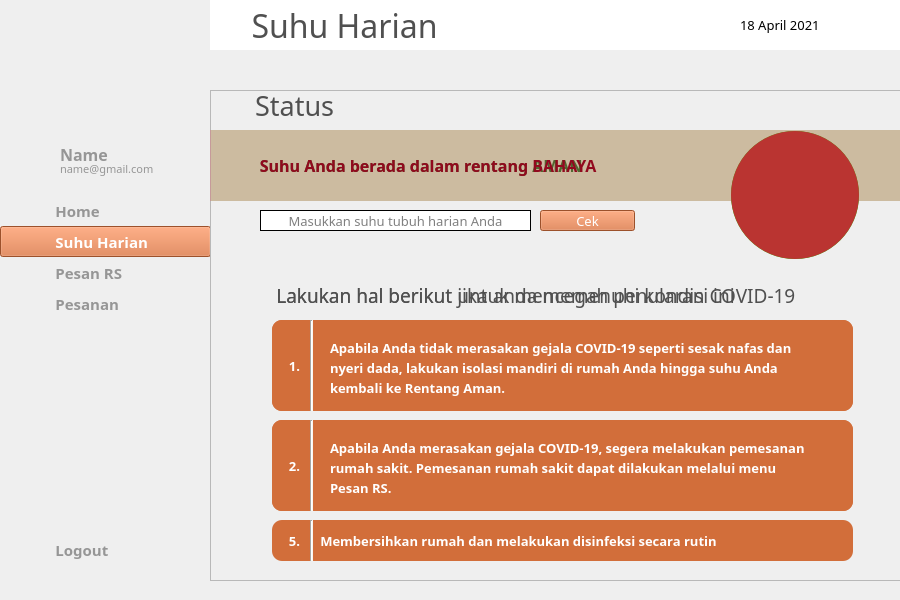
<?xml version="1.0" encoding="UTF-8"?>
<ui version="4.0">
 <class>MainWindow</class>
 <widget class="QMainWindow" name="MainWindow">
  <property name="geometry">
   <rect>
    <x>0</x>
    <y>0</y>
    <width>900</width>
    <height>600</height>
   </rect>
  </property>
  <property name="windowTitle">
   <string>MainWindow</string>
  </property>
  <widget class="QWidget" name="centralwidget">
   <widget class="QLabel" name="background">
    <property name="geometry">
     <rect>
      <x>0</x>
      <y>0</y>
      <width>900</width>
      <height>600</height>
     </rect>
    </property>
    <property name="text">
     <string/>
    </property>
    <property name="textFormat">
     <enum>Qt::PlainText</enum>
    </property>
    <property name="pixmap">
     <pixmap>../img/background.png</pixmap>
    </property>
    <property name="alignment">
     <set>Qt::AlignRight|Qt::AlignTrailing|Qt::AlignVCenter</set>
    </property>
   </widget>
   <widget class="QLabel" name="topbar">
    <property name="geometry">
     <rect>
      <x>210</x>
      <y>0</y>
      <width>691</width>
      <height>50</height>
     </rect>
    </property>
    <property name="font">
     <font>
      <family>Montserrat Medium</family>
      <pointsize>24</pointsize>
      <weight>50</weight>
      <bold>false</bold>
     </font>
    </property>
    <property name="styleSheet">
     <string notr="true">background-color: rgb(255, 255, 255);
color: rgb(80, 80, 80);</string>
    </property>
    <property name="text">
     <string>     Suhu Harian</string>
    </property>
   </widget>
   <widget class="QLabel" name="icon_notif">
    <property name="geometry">
     <rect>
      <x>850</x>
      <y>15</y>
      <width>20</width>
      <height>20</height>
     </rect>
    </property>
    <property name="text">
     <string/>
    </property>
    <property name="pixmap">
     <pixmap>../img/notif.png</pixmap>
    </property>
    <property name="scaledContents">
     <bool>true</bool>
    </property>
   </widget>
   <widget class="QLabel" name="icon_calendar">
    <property name="geometry">
     <rect>
      <x>710</x>
      <y>15</y>
      <width>20</width>
      <height>20</height>
     </rect>
    </property>
    <property name="text">
     <string/>
    </property>
    <property name="pixmap">
     <pixmap>../img/cal.png</pixmap>
    </property>
    <property name="scaledContents">
     <bool>true</bool>
    </property>
   </widget>
   <widget class="QLabel" name="label_date">
    <property name="geometry">
     <rect>
      <x>740</x>
      <y>15</y>
      <width>101</width>
      <height>20</height>
     </rect>
    </property>
    <property name="font">
     <font>
      <family>Montserrat Medium</family>
      <pointsize>10</pointsize>
      <weight>50</weight>
      <bold>false</bold>
     </font>
    </property>
    <property name="text">
     <string>18 April 2021</string>
    </property>
   </widget>
   <widget class="QPushButton" name="button_home">
    <property name="geometry">
     <rect>
      <x>0</x>
      <y>195</y>
      <width>211</width>
      <height>31</height>
     </rect>
    </property>
    <property name="font">
     <font>
      <family>Montserrat SemiBold</family>
      <pointsize>11</pointsize>
      <weight>75</weight>
      <bold>true</bold>
     </font>
    </property>
    <property name="cursor">
     <cursorShape>PointingHandCursor</cursorShape>
    </property>
    <property name="layoutDirection">
     <enum>Qt::LeftToRight</enum>
    </property>
    <property name="autoFillBackground">
     <bool>false</bool>
    </property>
    <property name="styleSheet">
     <string notr="true">Text-align:left;
background-color: rgb(251, 242, 215);
color: rgb(150, 150, 150);</string>
    </property>
    <property name="text">
     <string>              Home</string>
    </property>
    <property name="flat">
     <bool>true</bool>
    </property>
   </widget>
   <widget class="QLabel" name="icon_home">
    <property name="geometry">
     <rect>
      <x>20</x>
      <y>200</y>
      <width>20</width>
      <height>20</height>
     </rect>
    </property>
    <property name="text">
     <string/>
    </property>
    <property name="pixmap">
     <pixmap>../img/home-gray.png</pixmap>
    </property>
    <property name="scaledContents">
     <bool>true</bool>
    </property>
   </widget>
   <widget class="QPushButton" name="button_suhu">
    <property name="geometry">
     <rect>
      <x>0</x>
      <y>226</y>
      <width>211</width>
      <height>31</height>
     </rect>
    </property>
    <property name="font">
     <font>
      <family>Montserrat SemiBold</family>
      <pointsize>11</pointsize>
      <weight>75</weight>
      <bold>true</bold>
     </font>
    </property>
    <property name="cursor">
     <cursorShape>PointingHandCursor</cursorShape>
    </property>
    <property name="layoutDirection">
     <enum>Qt::LeftToRight</enum>
    </property>
    <property name="autoFillBackground">
     <bool>false</bool>
    </property>
    <property name="styleSheet">
     <string notr="true">background-color: rgb(218, 114, 60);
color: rgb(255, 255, 255);
Text-align:left;</string>
    </property>
    <property name="text">
     <string>              Suhu Harian</string>
    </property>
    <property name="flat">
     <bool>false</bool>
    </property>
   </widget>
   <widget class="QLabel" name="icon_suhu">
    <property name="geometry">
     <rect>
      <x>20</x>
      <y>233</y>
      <width>20</width>
      <height>20</height>
     </rect>
    </property>
    <property name="text">
     <string/>
    </property>
    <property name="pixmap">
     <pixmap>../img/termo-white.png</pixmap>
    </property>
    <property name="scaledContents">
     <bool>true</bool>
    </property>
   </widget>
   <widget class="QLabel" name="icon_pesan">
    <property name="geometry">
     <rect>
      <x>20</x>
      <y>263</y>
      <width>20</width>
      <height>20</height>
     </rect>
    </property>
    <property name="text">
     <string/>
    </property>
    <property name="pixmap">
     <pixmap>../img/order-gray.png</pixmap>
    </property>
    <property name="scaledContents">
     <bool>true</bool>
    </property>
   </widget>
   <widget class="QPushButton" name="button_pesan">
    <property name="geometry">
     <rect>
      <x>0</x>
      <y>257</y>
      <width>211</width>
      <height>31</height>
     </rect>
    </property>
    <property name="font">
     <font>
      <family>Montserrat SemiBold</family>
      <pointsize>11</pointsize>
      <weight>75</weight>
      <bold>true</bold>
     </font>
    </property>
    <property name="cursor">
     <cursorShape>PointingHandCursor</cursorShape>
    </property>
    <property name="layoutDirection">
     <enum>Qt::LeftToRight</enum>
    </property>
    <property name="autoFillBackground">
     <bool>false</bool>
    </property>
    <property name="styleSheet">
     <string notr="true">Text-align:left;
background-color: rgb(251, 242, 215);
color: rgb(150, 150, 150);</string>
    </property>
    <property name="text">
     <string>              Pesan RS</string>
    </property>
    <property name="flat">
     <bool>true</bool>
    </property>
   </widget>
   <widget class="QLabel" name="icon_pesanan">
    <property name="geometry">
     <rect>
      <x>20</x>
      <y>294</y>
      <width>20</width>
      <height>20</height>
     </rect>
    </property>
    <property name="text">
     <string/>
    </property>
    <property name="pixmap">
     <pixmap>../img/pesanan-gray.png</pixmap>
    </property>
    <property name="scaledContents">
     <bool>true</bool>
    </property>
   </widget>
   <widget class="QPushButton" name="button_pesanan">
    <property name="geometry">
     <rect>
      <x>0</x>
      <y>288</y>
      <width>211</width>
      <height>31</height>
     </rect>
    </property>
    <property name="font">
     <font>
      <family>Montserrat SemiBold</family>
      <pointsize>11</pointsize>
      <weight>75</weight>
      <bold>true</bold>
     </font>
    </property>
    <property name="cursor">
     <cursorShape>PointingHandCursor</cursorShape>
    </property>
    <property name="layoutDirection">
     <enum>Qt::LeftToRight</enum>
    </property>
    <property name="autoFillBackground">
     <bool>false</bool>
    </property>
    <property name="styleSheet">
     <string notr="true">Text-align:left;
background-color: rgb(251, 242, 215);
color: rgb(150, 150, 150);</string>
    </property>
    <property name="text">
     <string>              Pesanan</string>
    </property>
    <property name="flat">
     <bool>true</bool>
    </property>
   </widget>
   <widget class="QPushButton" name="button_logout">
    <property name="geometry">
     <rect>
      <x>0</x>
      <y>534</y>
      <width>211</width>
      <height>31</height>
     </rect>
    </property>
    <property name="font">
     <font>
      <family>Montserrat SemiBold</family>
      <pointsize>11</pointsize>
      <weight>75</weight>
      <bold>true</bold>
     </font>
    </property>
    <property name="cursor">
     <cursorShape>PointingHandCursor</cursorShape>
    </property>
    <property name="layoutDirection">
     <enum>Qt::LeftToRight</enum>
    </property>
    <property name="autoFillBackground">
     <bool>false</bool>
    </property>
    <property name="styleSheet">
     <string notr="true">Text-align:left;
background-color: rgb(251, 242, 215);
color: rgb(150, 150, 150);</string>
    </property>
    <property name="text">
     <string>              Logout</string>
    </property>
    <property name="flat">
     <bool>true</bool>
    </property>
   </widget>
   <widget class="QLabel" name="icon_logout">
    <property name="geometry">
     <rect>
      <x>20</x>
      <y>540</y>
      <width>20</width>
      <height>20</height>
     </rect>
    </property>
    <property name="text">
     <string/>
    </property>
    <property name="pixmap">
     <pixmap>../img/power-gray.png</pixmap>
    </property>
    <property name="scaledContents">
     <bool>true</bool>
    </property>
   </widget>
   <widget class="QLabel" name="icon_avatar">
    <property name="geometry">
     <rect>
      <x>0</x>
      <y>140</y>
      <width>61</width>
      <height>41</height>
     </rect>
    </property>
    <property name="text">
     <string/>
    </property>
    <property name="pixmap">
     <pixmap>../img/avatar.png</pixmap>
    </property>
    <property name="scaledContents">
     <bool>true</bool>
    </property>
   </widget>
   <widget class="QLabel" name="label">
    <property name="geometry">
     <rect>
      <x>60</x>
      <y>146</y>
      <width>81</width>
      <height>16</height>
     </rect>
    </property>
    <property name="font">
     <font>
      <family>Montserrat SemiBold</family>
      <pointsize>12</pointsize>
      <weight>75</weight>
      <bold>true</bold>
     </font>
    </property>
    <property name="styleSheet">
     <string notr="true">color: rgb(150, 150, 150);</string>
    </property>
    <property name="text">
     <string>Name</string>
    </property>
   </widget>
   <widget class="QLabel" name="label_email">
    <property name="geometry">
     <rect>
      <x>60</x>
      <y>161</y>
      <width>131</width>
      <height>16</height>
     </rect>
    </property>
    <property name="font">
     <font>
      <family>Montserrat Medium</family>
      <pointsize>8</pointsize>
      <weight>50</weight>
      <bold>false</bold>
     </font>
    </property>
    <property name="styleSheet">
     <string notr="true">color: rgb(150, 150, 150);</string>
    </property>
    <property name="text">
     <string>name@gmail.com</string>
    </property>
   </widget>
   <widget class="QLabel" name="header_status">
    <property name="geometry">
     <rect>
      <x>213</x>
      <y>80</y>
      <width>689</width>
      <height>50</height>
     </rect>
    </property>
    <property name="font">
     <font>
      <family>Montserrat Medium</family>
      <pointsize>20</pointsize>
      <weight>50</weight>
      <bold>false</bold>
     </font>
    </property>
    <property name="styleSheet">
     <string notr="true">color: rgb(80, 80, 80);</string>
    </property>
    <property name="text">
     <string>      Status</string>
    </property>
   </widget>
   <widget class="QPushButton" name="button_cek_suhu">
    <property name="enabled">
     <bool>true</bool>
    </property>
    <property name="geometry">
     <rect>
      <x>540</x>
      <y>210</y>
      <width>95</width>
      <height>21</height>
     </rect>
    </property>
    <property name="font">
     <font>
      <family>Montserrat</family>
      <pointsize>10</pointsize>
     </font>
    </property>
    <property name="cursor">
     <cursorShape>PointingHandCursor</cursorShape>
    </property>
    <property name="styleSheet">
     <string notr="true">color: rgb(255, 255, 255);
background-color: rgb(218, 114, 60);</string>
    </property>
    <property name="text">
     <string>Cek</string>
    </property>
   </widget>
   <widget class="QLineEdit" name="input_suhu">
    <property name="enabled">
     <bool>true</bool>
    </property>
    <property name="geometry">
     <rect>
      <x>260</x>
      <y>210</y>
      <width>271</width>
      <height>21</height>
     </rect>
    </property>
    <property name="font">
     <font>
      <family>Montserrat</family>
      <pointsize>10</pointsize>
      <weight>50</weight>
      <bold>false</bold>
     </font>
    </property>
    <property name="styleSheet">
     <string notr="true">border-style: solid;
border-color: rgb(0, 0, 0);
border-width:1px;
border-style: solid;</string>
    </property>
    <property name="text">
     <string/>
    </property>
    <property name="alignment">
     <set>Qt::AlignCenter</set>
    </property>
    <property name="placeholderText">
     <string>Masukkan suhu tubuh harian Anda</string>
    </property>
   </widget>
   <widget class="QFrame" name="todo_aman">
    <property name="geometry">
     <rect>
      <x>210</x>
      <y>90</y>
      <width>691</width>
      <height>491</height>
     </rect>
    </property>
    <property name="frameShape">
     <enum>QFrame::StyledPanel</enum>
    </property>
    <property name="frameShadow">
     <enum>QFrame::Raised</enum>
    </property>
    <widget class="QLabel" name="todo_header_a">
     <property name="geometry">
      <rect>
       <x>12</x>
       <y>180</y>
       <width>691</width>
       <height>50</height>
      </rect>
     </property>
     <property name="font">
      <font>
       <family>Montserrat Medium</family>
       <pointsize>14</pointsize>
       <weight>50</weight>
       <bold>false</bold>
      </font>
     </property>
     <property name="styleSheet">
      <string notr="true">color: rgb(80, 80, 80);</string>
     </property>
     <property name="text">
      <string>           Lakukan hal berikut untuk mencegah penularan COVID-19</string>
     </property>
    </widget>
    <widget class="Line" name="line_5_a">
     <property name="geometry">
      <rect>
       <x>100</x>
       <y>430</y>
       <width>3</width>
       <height>41</height>
      </rect>
     </property>
     <property name="styleSheet">
      <string notr="true">color: rgb(249, 247, 241);
background-color: rgb(249, 247, 241);</string>
     </property>
     <property name="orientation">
      <enum>Qt::Vertical</enum>
     </property>
    </widget>
    <widget class="QLabel" name="todo_5_a">
     <property name="geometry">
      <rect>
       <x>62</x>
       <y>430</y>
       <width>581</width>
       <height>41</height>
      </rect>
     </property>
     <property name="font">
      <font>
       <family>Montserrat SemiBold</family>
       <pointsize>10</pointsize>
       <weight>75</weight>
       <bold>true</bold>
      </font>
     </property>
     <property name="styleSheet">
      <string notr="true">border-radius: 10px;
background-color: rgb(210, 110, 58);
color: rgb(255, 255, 255);</string>
     </property>
     <property name="text">
      <string>     5.      Membersihkan rumah dan melakukan disinfeksi secara rutin</string>
     </property>
    </widget>
    <widget class="Line" name="line_2_a">
     <property name="geometry">
      <rect>
       <x>100</x>
       <y>280</y>
       <width>3</width>
       <height>41</height>
      </rect>
     </property>
     <property name="styleSheet">
      <string notr="true">color: rgb(249, 247, 241);
background-color: rgb(249, 247, 241);</string>
     </property>
     <property name="orientation">
      <enum>Qt::Vertical</enum>
     </property>
    </widget>
    <widget class="Line" name="line_1_a">
     <property name="geometry">
      <rect>
       <x>100</x>
       <y>230</y>
       <width>3</width>
       <height>41</height>
      </rect>
     </property>
     <property name="styleSheet">
      <string notr="true">color: rgb(249, 247, 241);
background-color: rgb(249, 247, 241);</string>
     </property>
     <property name="orientation">
      <enum>Qt::Vertical</enum>
     </property>
    </widget>
    <widget class="QLabel" name="todo_4_a">
     <property name="geometry">
      <rect>
       <x>62</x>
       <y>380</y>
       <width>581</width>
       <height>41</height>
      </rect>
     </property>
     <property name="font">
      <font>
       <family>Montserrat SemiBold</family>
       <pointsize>10</pointsize>
       <weight>75</weight>
       <bold>true</bold>
      </font>
     </property>
     <property name="styleSheet">
      <string notr="true">border-radius: 10px;
background-color: rgb(210, 110, 58);
color: rgb(255, 255, 255);</string>
     </property>
     <property name="text">
      <string>     4.      Menerapkan physical distancing dan isolasi mandiri</string>
     </property>
    </widget>
    <widget class="QLabel" name="todo_3_a">
     <property name="geometry">
      <rect>
       <x>62</x>
       <y>330</y>
       <width>581</width>
       <height>41</height>
      </rect>
     </property>
     <property name="font">
      <font>
       <family>Montserrat SemiBold</family>
       <pointsize>10</pointsize>
       <weight>75</weight>
       <bold>true</bold>
      </font>
     </property>
     <property name="styleSheet">
      <string notr="true">border-radius: 10px;
background-color: rgb(210, 110, 58);
color: rgb(255, 255, 255);</string>
     </property>
     <property name="text">
      <string>     3.      Menjaga daya tahan tubuh dengan olahraga dan istirahat yang cukup</string>
     </property>
    </widget>
    <widget class="QLabel" name="todo_1_a">
     <property name="geometry">
      <rect>
       <x>62</x>
       <y>230</y>
       <width>581</width>
       <height>41</height>
      </rect>
     </property>
     <property name="font">
      <font>
       <family>Montserrat SemiBold</family>
       <pointsize>10</pointsize>
       <weight>75</weight>
       <bold>true</bold>
      </font>
     </property>
     <property name="styleSheet">
      <string notr="true">border-radius: 10px;
background-color: rgb(210, 110, 58);
color: rgb(255, 255, 255);</string>
     </property>
     <property name="text">
      <string>     1.      Mencuci tangan dengan benar dan secara berkala</string>
     </property>
    </widget>
    <widget class="Line" name="line_4_a">
     <property name="geometry">
      <rect>
       <x>100</x>
       <y>380</y>
       <width>3</width>
       <height>41</height>
      </rect>
     </property>
     <property name="styleSheet">
      <string notr="true">color: rgb(249, 247, 241);
background-color: rgb(249, 247, 241);</string>
     </property>
     <property name="orientation">
      <enum>Qt::Vertical</enum>
     </property>
    </widget>
    <widget class="QLabel" name="todo_2_a">
     <property name="geometry">
      <rect>
       <x>62</x>
       <y>280</y>
       <width>581</width>
       <height>41</height>
      </rect>
     </property>
     <property name="font">
      <font>
       <family>Montserrat SemiBold</family>
       <pointsize>10</pointsize>
       <weight>75</weight>
       <bold>true</bold>
      </font>
     </property>
     <property name="styleSheet">
      <string notr="true">border-radius: 10px;
background-color: rgb(210, 110, 58);
color: rgb(255, 255, 255);</string>
     </property>
     <property name="text">
      <string>     2.      Menggunakan masker saat bepergian</string>
     </property>
    </widget>
    <widget class="QLabel" name="icon_aman3">
     <property name="geometry">
      <rect>
       <x>554</x>
       <y>78</y>
       <width>55</width>
       <height>55</height>
      </rect>
     </property>
     <property name="text">
      <string/>
     </property>
     <property name="pixmap">
      <pixmap>../img/check-white.png</pixmap>
     </property>
     <property name="scaledContents">
      <bool>true</bool>
     </property>
    </widget>
    <widget class="QLabel" name="icon_aman2">
     <property name="geometry">
      <rect>
       <x>521</x>
       <y>41</y>
       <width>128</width>
       <height>128</height>
      </rect>
     </property>
     <property name="styleSheet">
      <string notr="true">border-radius:64px;
background-color: rgb(16, 223, 3);</string>
     </property>
     <property name="text">
      <string/>
     </property>
    </widget>
    <widget class="QLabel" name="icon_aman1">
     <property name="geometry">
      <rect>
       <x>520</x>
       <y>40</y>
       <width>130</width>
       <height>130</height>
      </rect>
     </property>
     <property name="text">
      <string/>
     </property>
     <property name="pixmap">
      <pixmap>../img/recur-gray.png</pixmap>
     </property>
     <property name="scaledContents">
      <bool>true</bool>
     </property>
    </widget>
    <widget class="QLabel" name="label_aman">
     <property name="geometry">
      <rect>
       <x>0</x>
       <y>40</y>
       <width>691</width>
       <height>71</height>
      </rect>
     </property>
     <property name="font">
      <font>
       <family>Montserrat SemiBold</family>
       <pointsize>12</pointsize>
       <weight>75</weight>
       <bold>true</bold>
      </font>
     </property>
     <property name="styleSheet">
      <string notr="true">background-color: rgb(0, 170, 0,20%);
color: rgb(37, 120, 51);</string>
     </property>
     <property name="text">
      <string>            Suhu Anda berada dalam rentang AMAN</string>
     </property>
    </widget>
    <zorder>todo_5_a</zorder>
    <zorder>todo_3_a</zorder>
    <zorder>todo_2_a</zorder>
    <zorder>todo_1_a</zorder>
    <zorder>todo_header_a</zorder>
    <zorder>line_5_a</zorder>
    <zorder>line_2_a</zorder>
    <zorder>line_1_a</zorder>
    <zorder>todo_4_a</zorder>
    <zorder>icon_aman2</zorder>
    <zorder>label_aman</zorder>
    <zorder>icon_aman3</zorder>
    <zorder>icon_aman1</zorder>
    <zorder>line_4_a</zorder>
   </widget>
   <widget class="QFrame" name="todo_bahaya">
    <property name="geometry">
     <rect>
      <x>210</x>
      <y>90</y>
      <width>691</width>
      <height>491</height>
     </rect>
    </property>
    <property name="frameShape">
     <enum>QFrame::StyledPanel</enum>
    </property>
    <property name="frameShadow">
     <enum>QFrame::Raised</enum>
    </property>
    <widget class="QLabel" name="todo_header_b">
     <property name="geometry">
      <rect>
       <x>12</x>
       <y>180</y>
       <width>691</width>
       <height>50</height>
      </rect>
     </property>
     <property name="font">
      <font>
       <family>Montserrat Medium</family>
       <pointsize>14</pointsize>
       <weight>50</weight>
       <bold>false</bold>
      </font>
     </property>
     <property name="styleSheet">
      <string notr="true">color: rgb(80, 80, 80);</string>
     </property>
     <property name="text">
      <string>           Lakukan hal berikut jika anda memenuhi kondisi ini</string>
     </property>
    </widget>
    <widget class="Line" name="line_2_b">
     <property name="geometry">
      <rect>
       <x>100</x>
       <y>330</y>
       <width>3</width>
       <height>41</height>
      </rect>
     </property>
     <property name="styleSheet">
      <string notr="true">color: rgb(249, 247, 241);
background-color: rgb(249, 247, 241);</string>
     </property>
     <property name="orientation">
      <enum>Qt::Vertical</enum>
     </property>
    </widget>
    <widget class="Line" name="line_1_b">
     <property name="geometry">
      <rect>
       <x>100</x>
       <y>230</y>
       <width>3</width>
       <height>91</height>
      </rect>
     </property>
     <property name="styleSheet">
      <string notr="true">color: rgb(249, 247, 241);
background-color: rgb(249, 247, 241);</string>
     </property>
     <property name="orientation">
      <enum>Qt::Vertical</enum>
     </property>
    </widget>
    <widget class="QLabel" name="todo_1_b">
     <property name="geometry">
      <rect>
       <x>62</x>
       <y>230</y>
       <width>581</width>
       <height>91</height>
      </rect>
     </property>
     <property name="font">
      <font>
       <family>Montserrat SemiBold</family>
       <pointsize>10</pointsize>
       <weight>75</weight>
       <bold>true</bold>
      </font>
     </property>
     <property name="styleSheet">
      <string notr="true">border-radius: 10px;
background-color: rgb(210, 110, 58);
color: rgb(255, 255, 255);</string>
     </property>
     <property name="text">
      <string>     1.      </string>
     </property>
    </widget>
    <widget class="QLabel" name="todo_2_b">
     <property name="geometry">
      <rect>
       <x>62</x>
       <y>330</y>
       <width>581</width>
       <height>91</height>
      </rect>
     </property>
     <property name="font">
      <font>
       <family>Montserrat SemiBold</family>
       <pointsize>10</pointsize>
       <weight>75</weight>
       <bold>true</bold>
      </font>
     </property>
     <property name="styleSheet">
      <string notr="true">border-radius: 10px;
background-color: rgb(210, 110, 58);
color: rgb(255, 255, 255);</string>
     </property>
     <property name="text">
      <string>     2.     </string>
     </property>
    </widget>
    <widget class="QLabel" name="icon_bahaya3">
     <property name="geometry">
      <rect>
       <x>557</x>
       <y>80</y>
       <width>55</width>
       <height>55</height>
      </rect>
     </property>
     <property name="text">
      <string/>
     </property>
     <property name="pixmap">
      <pixmap>../img/x-white.png</pixmap>
     </property>
     <property name="scaledContents">
      <bool>true</bool>
     </property>
    </widget>
    <widget class="QLabel" name="icon_bahaya2">
     <property name="geometry">
      <rect>
       <x>521</x>
       <y>41</y>
       <width>128</width>
       <height>128</height>
      </rect>
     </property>
     <property name="styleSheet">
      <string notr="true">border-radius:64px;
background-color: rgb(186, 52, 49);</string>
     </property>
     <property name="text">
      <string/>
     </property>
    </widget>
    <widget class="QLabel" name="icon_bahaya1">
     <property name="geometry">
      <rect>
       <x>520</x>
       <y>40</y>
       <width>130</width>
       <height>130</height>
      </rect>
     </property>
     <property name="text">
      <string/>
     </property>
     <property name="pixmap">
      <pixmap>../img/recur-gray.png</pixmap>
     </property>
     <property name="scaledContents">
      <bool>true</bool>
     </property>
    </widget>
    <widget class="QLabel" name="label_bahaya">
     <property name="geometry">
      <rect>
       <x>0</x>
       <y>40</y>
       <width>691</width>
       <height>71</height>
      </rect>
     </property>
     <property name="font">
      <font>
       <family>Montserrat SemiBold</family>
       <pointsize>12</pointsize>
       <weight>75</weight>
       <bold>true</bold>
      </font>
     </property>
     <property name="styleSheet">
      <string notr="true">color: rgb(145, 9, 30);
background-color: rgb(255, 35, 35, 20%);</string>
     </property>
     <property name="text">
      <string>            Suhu Anda berada dalam rentang BAHAYA</string>
     </property>
    </widget>
    <widget class="Line" name="line_3_a">
     <property name="geometry">
      <rect>
       <x>100</x>
       <y>330</y>
       <width>3</width>
       <height>91</height>
      </rect>
     </property>
     <property name="styleSheet">
      <string notr="true">color: rgb(249, 247, 241);
background-color: rgb(249, 247, 241);</string>
     </property>
     <property name="orientation">
      <enum>Qt::Vertical</enum>
     </property>
    </widget>
    <widget class="QLabel" name="label_2">
     <property name="geometry">
      <rect>
       <x>120</x>
       <y>350</y>
       <width>501</width>
       <height>16</height>
      </rect>
     </property>
     <property name="font">
      <font>
       <family>Montserrat SemiBold</family>
       <pointsize>10</pointsize>
       <weight>75</weight>
       <bold>true</bold>
      </font>
     </property>
     <property name="styleSheet">
      <string notr="true">color: rgb(255, 255, 255);</string>
     </property>
     <property name="text">
      <string>Apabila Anda merasakan gejala COVID-19, segera melakukan pemesanan</string>
     </property>
    </widget>
    <widget class="QLabel" name="label_3">
     <property name="geometry">
      <rect>
       <x>120</x>
       <y>370</y>
       <width>501</width>
       <height>16</height>
      </rect>
     </property>
     <property name="font">
      <font>
       <family>Montserrat SemiBold</family>
       <pointsize>10</pointsize>
       <weight>75</weight>
       <bold>true</bold>
      </font>
     </property>
     <property name="styleSheet">
      <string notr="true">color: rgb(255, 255, 255);</string>
     </property>
     <property name="text">
      <string>rumah sakit. Pemesanan rumah sakit dapat dilakukan melalui menu</string>
     </property>
    </widget>
    <widget class="QLabel" name="label_4">
     <property name="geometry">
      <rect>
       <x>120</x>
       <y>390</y>
       <width>501</width>
       <height>16</height>
      </rect>
     </property>
     <property name="font">
      <font>
       <family>Montserrat SemiBold</family>
       <pointsize>10</pointsize>
       <weight>75</weight>
       <bold>true</bold>
      </font>
     </property>
     <property name="styleSheet">
      <string notr="true">color: rgb(255, 255, 255);</string>
     </property>
     <property name="text">
      <string>Pesan RS.</string>
     </property>
    </widget>
    <widget class="QLabel" name="label_5">
     <property name="geometry">
      <rect>
       <x>120</x>
       <y>290</y>
       <width>501</width>
       <height>16</height>
      </rect>
     </property>
     <property name="font">
      <font>
       <family>Montserrat SemiBold</family>
       <pointsize>10</pointsize>
       <weight>75</weight>
       <bold>true</bold>
      </font>
     </property>
     <property name="styleSheet">
      <string notr="true">color: rgb(255, 255, 255);</string>
     </property>
     <property name="text">
      <string>kembali ke Rentang Aman.</string>
     </property>
    </widget>
    <widget class="QLabel" name="label_6">
     <property name="geometry">
      <rect>
       <x>120</x>
       <y>270</y>
       <width>501</width>
       <height>16</height>
      </rect>
     </property>
     <property name="font">
      <font>
       <family>Montserrat SemiBold</family>
       <pointsize>10</pointsize>
       <weight>75</weight>
       <bold>true</bold>
      </font>
     </property>
     <property name="styleSheet">
      <string notr="true">color: rgb(255, 255, 255);</string>
     </property>
     <property name="text">
      <string>nyeri dada, lakukan isolasi mandiri di rumah Anda hingga suhu Anda</string>
     </property>
    </widget>
    <widget class="QLabel" name="label_7">
     <property name="geometry">
      <rect>
       <x>120</x>
       <y>250</y>
       <width>501</width>
       <height>16</height>
      </rect>
     </property>
     <property name="font">
      <font>
       <family>Montserrat SemiBold</family>
       <pointsize>10</pointsize>
       <weight>75</weight>
       <bold>true</bold>
      </font>
     </property>
     <property name="styleSheet">
      <string notr="true">color: rgb(255, 255, 255);</string>
     </property>
     <property name="text">
      <string>Apabila Anda tidak merasakan gejala COVID-19 seperti sesak nafas dan</string>
     </property>
    </widget>
    <zorder>todo_header_b</zorder>
    <zorder>todo_1_b</zorder>
    <zorder>todo_2_b</zorder>
    <zorder>label_bahaya</zorder>
    <zorder>icon_bahaya2</zorder>
    <zorder>icon_bahaya1</zorder>
    <zorder>icon_bahaya3</zorder>
    <zorder>line_1_b</zorder>
    <zorder>line_2_b</zorder>
    <zorder>line_3_a</zorder>
    <zorder>label_2</zorder>
    <zorder>label_3</zorder>
    <zorder>label_4</zorder>
    <zorder>label_5</zorder>
    <zorder>label_6</zorder>
    <zorder>label_7</zorder>
   </widget>
   <zorder>background</zorder>
   <zorder>topbar</zorder>
   <zorder>icon_notif</zorder>
   <zorder>icon_calendar</zorder>
   <zorder>label_date</zorder>
   <zorder>button_home</zorder>
   <zorder>icon_home</zorder>
   <zorder>button_suhu</zorder>
   <zorder>icon_suhu</zorder>
   <zorder>button_pesan</zorder>
   <zorder>icon_pesan</zorder>
   <zorder>button_pesanan</zorder>
   <zorder>icon_pesanan</zorder>
   <zorder>button_logout</zorder>
   <zorder>icon_logout</zorder>
   <zorder>icon_avatar</zorder>
   <zorder>label</zorder>
   <zorder>label_email</zorder>
   <zorder>todo_aman</zorder>
   <zorder>todo_bahaya</zorder>
   <zorder>button_cek_suhu</zorder>
   <zorder>input_suhu</zorder>
   <zorder>header_status</zorder>
  </widget>
 </widget>
 <resources/>
 <connections/>
</ui>
